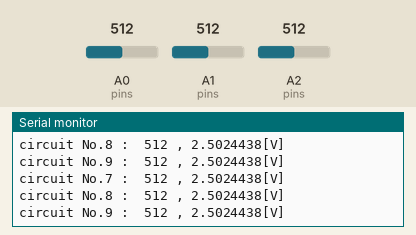
This sketch was run on a simulated Arduino Uno, built with avr-gcc and run on an emulated ATmega328P. On the bench: the last lines printed to the serial monitor. The test bench sets the inputs (shaded band); at power-on: A0 (pins) = 512, A1 (pins) = 512, A2 (pins) = 512.

Above: at 6.0 s.
6.1 s: A0 (pins) set to 8
At 6.29 s:
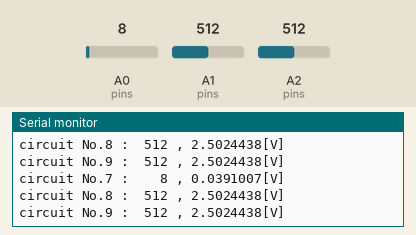
9.1 s: A0 (pins) set to 11
At 9.36 s:
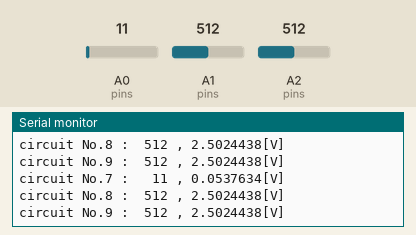
10.8 s: A1 (pins) set to 1009
At 10.97 s:
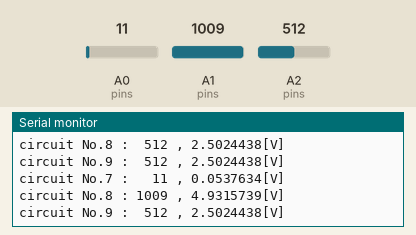
13.8 s: A1 (pins) set to 982
At 14.03 s:
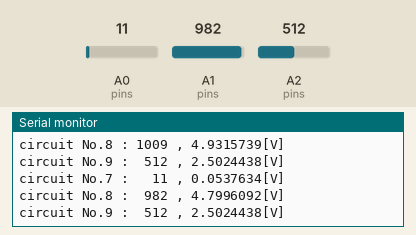
Timing chart, 0 to 16.3 s (numbered marks = the images above; inputs shaded):
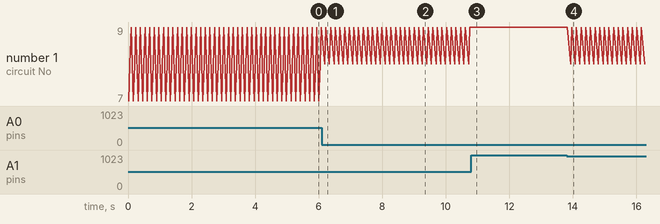

The sketch:

triple_PIRsensor_C.ino
```cpp
// 変数の宣言
int value;
int datas[3];
int pins[3] = { A0, A1, A2 }; // 回路と接続するピン
int i = 0;
int data;
char buf1[5];
char buf2[5];
char buf3[5];

void setup() {
  Serial.begin(9600);
  while (!Serial);  // 準備が終わるのを待つ
  Serial.write("Starting Aduino No.C\r\n"); // \r\nは改行

  // A〇ピンが入力用として動作する
  pinMode(A0, INPUT);
  pinMode(A1, INPUT);
  pinMode(A2, INPUT);
}

void loop() {
  // 取得した電圧値を0~5[V]に変換
  float voltA0 = (analogRead(A0) * 5.0) / 1023.0;
  float voltA1 = (analogRead(A1) * 5.0) / 1023.0;
  float voltA2 = (analogRead(A2) * 5.0) / 1023.0;

  // 取得した電圧値を空白埋め
  sprintf(buf1, "%4d", analogRead(A0));
  sprintf(buf2, "%4d", analogRead(A1));
  sprintf(buf3, "%4d", analogRead(A2));

  // 取得したデータを送信
  Serial.println("circuit No.7 : " + String(buf1) + " , " + String(voltA0, 7) + "[V]");
  Serial.println("circuit No.8 : " + String(buf2) + " , " + String(voltA1, 7) + "[V]");
  Serial.println("circuit No.9 : " + String(buf3) + " , " + String(voltA2, 7) + "[V]");


  delay(100);  // 合計1ms = 1kHz
}
```

Measured:
- after the input at 6.1 s, the serial monitor: prints a new line after 0.06 s (image 1)
- after the input at 9.1 s, the serial monitor: prints a new line after 0.12 s (image 2)
- after the input at 10.8 s, the serial monitor: prints a new line after 0.06 s (image 3)
- after the input at 13.8 s, the serial monitor: prints a new line after 0.13 s (image 4)
